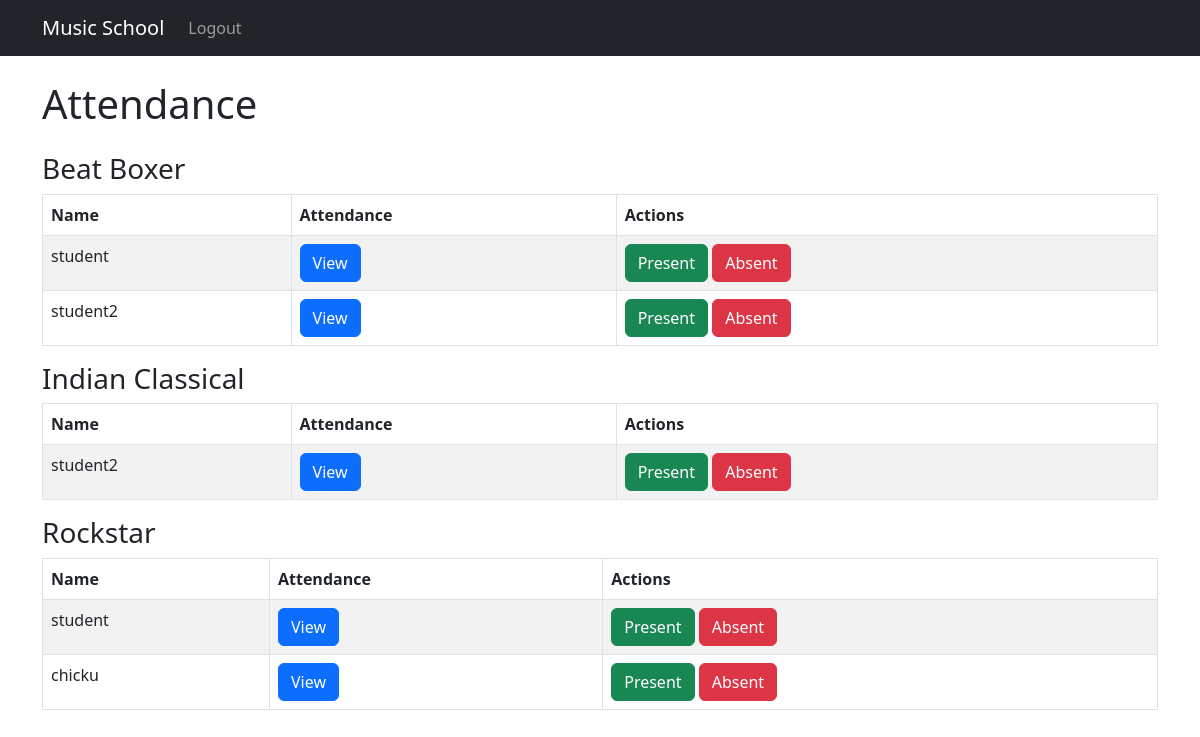
/admin_attendance (signed in), run on the app's committed database.
### tables this page shows
CREATE TABLE `user` (
            `id` INTEGER  PRIMARY KEY AUTOINCREMENT,
            `username` VARCHAR(255),
            `password` VARCHAR(255),
            `role` VARCHAR(50)
        );

CREATE TABLE `subject` (
            `id` INTEGER  PRIMARY KEY AUTOINCREMENT,
            `name` VARCHAR(255),
            `instrument` VARCHAR(255),
            `teacher_id` INT
        );

### main.py (the view)
@app.route('/admin_attendance')
def admin_attendance():
    return templates_controller.admin_attendance(request, session)

### controllers/templates_controller.py (called while the page is built)
def admin_attendance(request, session):
    success = request.args.get('success')
    error = request.args.get('error')
    if(not session.get("user")):
        return redirect(url_for('login_template', success=success, error="Please Login to continue"))
    data2 = db.execute_query(f'''
        select s.name, s.id, u.username, u.id from `student_subject` ss
        join `user` u on u.id = ss.user_id
        join `subject` s on s.id = ss.subject_id
        where u.role = 'student'
    ''')
    data = {}
    for d in data2:
        if(d[0] in data):
            data[d[0]][1].append(
                [d[2],d[3]]
            )
        else:
            data[d[0]] = [
                d[1],
                [
                    [d[2], d[3]]
                ]
            ]
    return render_template('admin_attendance.html', success=success, error=error, data=data)

### utils/db.py (called while the page is built)
def execute_query(query):
    cursor = cnx.cursor()
    cursor.execute(query)
    result = cursor.fetchall()
    cnx.commit()
    cursor.close()
    return result

### templates/admin_attendance.html (shortened to what this page needs)
{% include 'header.html' %}
    {% include 'navbar.html' %}
    <div class="container mt-4">
        <div class="row">
            <div class="col">
                <div class="row mb-3">
                    <h1 class="col">Attendance</h1>
                </div>
                {% for subject, students in data.items() %}
                    <h3 class="col">{{subject}}</h3>
                    <table class="table table-striped table-bordered">
                        <thead>
                            <tr>
                            <th>Name</th>
                            <th>Attendance</th>
                            <th>Actions</th>
                            </tr>
                        </thead>
                        <tbody>
                            {% for student in students[1] %}
                                <tr>
                                    <td>{{student[0]}}</td>
                                    <td>
                                        <a href="/admin_view_attendance?student_id={{student[1]}}&student={{student[0]}}&subject={{subject}}&subject_id={{students[0]}}" class="btn btn-primary">
                                            View
                                        </a>
                                    </td>
                                    <td>
                                        <a class="btn btn-success" href="/admin_attendance_action?status=bg-success text-white&subject_id={{students[0]}}&student_id={{student[1]}}">
                                            Present
                                        </a>
                                        <a class="btn btn-danger" href="/admin_attendance_action?status=bg-danger text-white&subject_id={{students[0]}}&student_id={{student[1]}}">
                                            Absent
                                        </a>
                                    </td>
                                </tr>
                            {% endfor %}
                        </tbody>
                    </table>
                {% endfor %}
            </div>
        </div>
    </div>
{% include 'footer.html' %}

### data on the page
user: name "Beat Boxer", username "student", name "Rockstar"
user: username "student2", name "Indian Classical"
user: username "chicku"
